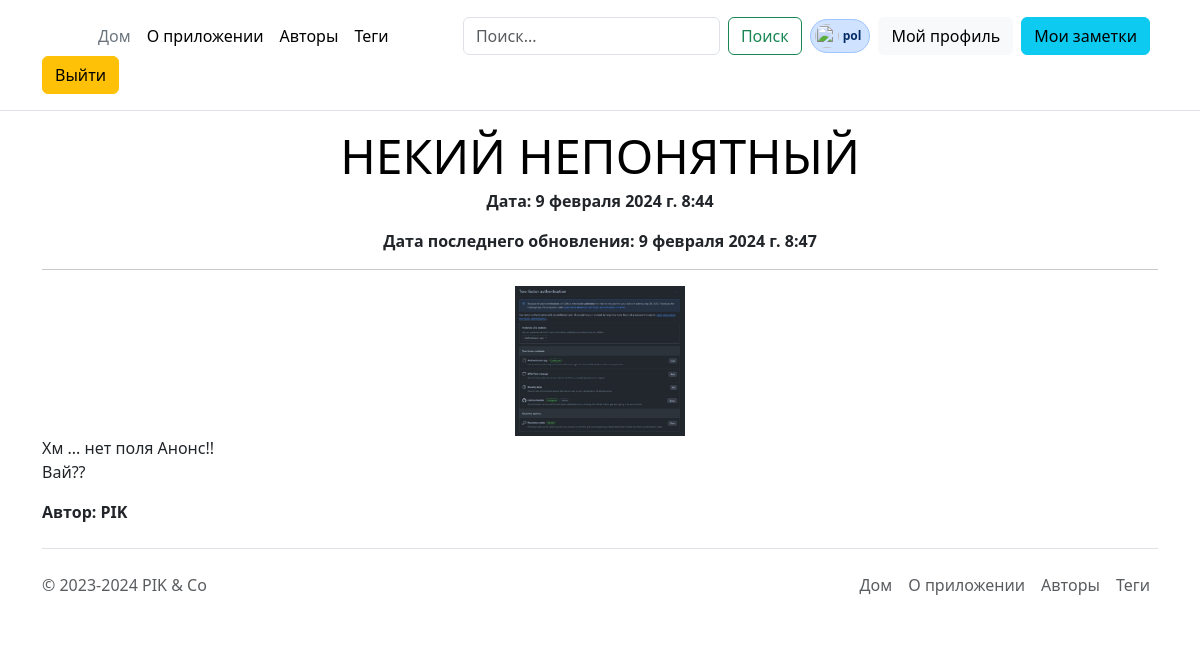
Page /note/a73ecc1a-d798-48c0-a3f1-f36976f462b6 (signed in) on the committed database.
### user/models.py (models this page shows)
class User(AbstractUser):
    phone = models.CharField(max_length=11, null=True, blank=True)
    country = models.CharField(max_length=20, null=True, blank=True)
    class Meta:
        db_table = "users"

### notes/models.py (models this page shows, shortened)
class Note(models.Model):
    uuid = models.UUIDField(primary_key=True, default=uuid.uuid4, editable=False)
    title = models.CharField(max_length=255, verbose_name="Заголовок", help_text="Не более 255 символов")
    anons = models.CharField(max_length=255, verbose_name="Анонс", help_text="Не более 255 символов")
    content = models.TextField(verbose_name="Содержание заметки")
    created_at = models.DateTimeField(auto_now_add=True)
    mod_time = models.DateTimeField(null=True, blank=True, auto_now=True, db_index=True)
    image = models.ImageField(upload_to=upload_to, null=True, blank=True, verbose_name="Превью")
    tags = models.ManyToManyField(Tag, related_name="notes", verbose_name="Теги")
    user = models.ForeignKey(get_user_model(), on_delete=models.CASCADE, verbose_name="Владелец")
    objects = models.Manager()  # Он подключается к базе.
    class Meta:
        ordering = ['-mod_time']  # Сортировка по умолчанию.
        indexes = [
            models.Index(fields=("created_at",), name="created_at_index"),
            models.Index(fields=("mod_time",), name="mod_at_index")
        ]

### notes/views.py (the view)
# urls.py: path('<uuid:note_uuid>', views.show_note_view, name='note'),
def show_note_view(request: WSGIRequest, note_uuid):
    try:
        note = Note.objects.get(uuid=note_uuid)  # Получение только ОДНОЙ записи.
    except Note.DoesNotExist:
        raise Http404
    return render(request, "note/note.html", {"note": note})

### notes/templates/note/note.html (shortened to what this page needs)
{% extends 'base.html' %}
{% block content %}
    <div class="container">
        <div class="text-center">
            <h2 class="display-5 link-body-emphasis mb-1">{{ note.title | upper }}</h2>
            <p class="blog-post-meta"><b>Дата: {{ note.created_at }}</b></p>
            {% if note.mod_time %}
              <p class="blog-post-meta"><b>Дата последнего обновления: {{ note.mod_time }}</b></p>
            {% endif %}
        </div>
        <hr>
        {% if note.image %}
            <div class="d-flex justify-content-center">
                <img style="max-height: 150px;" src="{{ note.image.url }}">
            </div>
        {% endif %}
        <div>{{ note.content | safe | linebreaks }}</div>
        <p><b>Автор: {{ note.user }}</b></p>
    </div>
{% endblock %}

### templates/menu.html (shortened to what this page needs)
{% if user.is_authenticated %}
  <header class="p-3 mb-3 border-bottom">
    <div class="container">
      <div class="d-flex flex-wrap align-items-center justify-content-center justify-content-lg-start">
        <a href="/" class="d-flex align-items-center mb-2 mb-lg-0 link-body-emphasis text-decoration-none">
          <svg class="bi me-2" width="40" height="32" role="img" aria-label="Бутстрап"><use xlink:href="#bootstrap"></use></svg>
        </a>
        <ul class="nav col-12 col-lg-auto me-lg-auto mb-2 justify-content-center mb-md-0">
          <li><a href="{% url 'home' %}" class="nav-link px-2 link-secondary">Дом</a></li>
          <li><a href="{% url 'about' %}" class="nav-link px-2 link-body-emphasis">О приложении</a></li>
          <li><a href="{% url 'all_users' %}" class="nav-link px-2 link-body-emphasis">Авторы</a></li>
          <li><a href="{% url 'all_tags' %}" class="nav-link px-2 link-body-emphasis">Теги</a></li>
        </ul>
        <form class="d-flex" role="search" action="{% url 'filter-notes' %}">
          <input name="search" value="{{ search_value_form }}"
                 class="form-control me-2" type="search" placeholder="Поиск..." aria-label="Поиск">
          <button class="btn btn-outline-success me-2" type="submit">Поиск</button>
        </form>
        <div class="d-flex gap-2 justify-content-center me-2">
          <span class="badge d-flex align-items-center p-1 pe-2 text-primary-emphasis bg-primary-subtle border border-primary-subtle rounded-pill">
            <img class="rounded-circle me-1" width="24" height="24" src="https://github.com/mdo.png" alt="">{{ user }}
          </span>
        </div>
        <div class="text-end">
          <a class="btn btn btn-light me-2" href="{% url 'profile-view' user %}" role="button">Мой профиль</a>
        </div>
        <div class="text-end">
          <a class="btn btn-info me-2" href="{% url 'your_notes' user %}" role="button">Мои заметки</a>
        </div>
        <form action="{% url 'logout' %}" method="post">
          <button class="btn btn-warning" type="submit">Выйти</button>
        </form>
      </div>
    </div>
  </header>
{% endif %}

### rows in the picture
User: username "pol"
Note: title "НЕКИЙ НЕПОНЯТНЫЙ", created_at "9 февраля 2024 г. 8:44", mod_time "9 февраля 2024 г. 8:47", image (picture), content "Хм ... нет поля Анонс!! Вай??", user "PIK"
